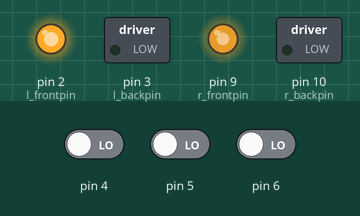
This sketch was run on a simulated Arduino Uno, built with avr-gcc and run on an emulated ATmega328P. Shown: switched loads named in the sketch (green lamp = pin HIGH), output pins drawn as LEDs (lit = HIGH). The test bench sets the inputs (shaded band); at power-on: pin 4 LOW, pin 6 LOW, pin 5 LOW.

Above: at 1.2 s.
1.3 s: pin 4 driven HIGH
At 2.5 s:
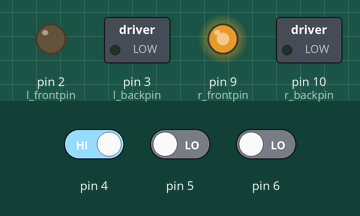
2.8 s: pin 4 driven LOW
At 3.8 s:
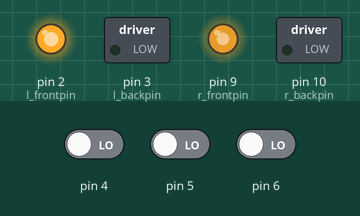
4.3 s: pin 6 driven HIGH
At 4.9 s:
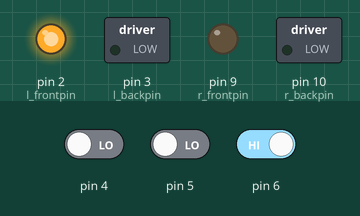
5.8 s: pin 6 driven LOW
At 7.2 s:
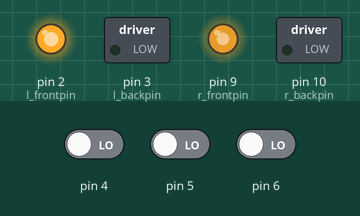
Timing chart, 0 to 8.3 s (numbered marks = the images above; inputs shaded):
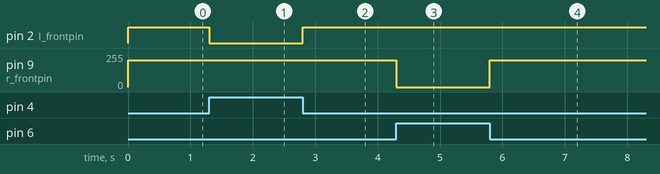

Measured:
- after the input at 1.3 s, pin 2 (l_frontpin): HIGH → LOW at once
- after the input at 2.8 s, pin 2 (l_frontpin): LOW → HIGH at once
- after the input at 4.3 s, pin 9 (r_frontpin): 200/255 → 0/255 at once
- after the input at 5.8 s, pin 9 (r_frontpin): 0/255 → 200/255 at once

The sketch:

mobile_robotics.ino
```cpp
int l_frontpin = 2;
int l_backpin = 3;
int r_frontpin = 9;
int r_backpin = 10;
int l_ir = 4;
int m_ir = 5;
int r_ir = 6;
int flag = 0;
int count = 0;
int l;
int m;
int r;
void setup() {
  // put your setup code here, to run once:
  pinMode(2, OUTPUT);
  pinMode(3, OUTPUT);
  pinMode(9, OUTPUT);
  pinMode(10, OUTPUT);
  pinMode(4, INPUT);
  pinMode(5, INPUT);
  pinMode(6, INPUT);

}

void loop() {
  // put your main code here, to run repeatedly:
  l = digitalRead(4);
  m = digitalRead(5);
  r = digitalRead(6);
  if(l == 1 && r == 1)
  {
    forward();
  }
  if( l == 0 && r == 1)
  {
    right();
  }
  if(l == 1 && r == 0)
  {
    left();
  }
  if( l == 0 && r == 0 && count == 0)
  {
    forward();
  }
  if( l == 0 && r == 0 && count == 1)
  {
    forward();
  }


}


void forward()
{
  analogWrite(2, 200);
  analogWrite(3, 0);
  analogWrite(9, 200);
  analogWrite(10, 0);
}
void backward()
{
  analogWrite(2, 0);
  analogWrite(3, 200);
  analogWrite(9, 0);
  analogWrite(10, 200);
}
void left()
{
  analogWrite(2, 0);
  analogWrite(3, 0);
  analogWrite(9, 200);
  analogWrite(10, 0);
}
void right()
{
  analogWrite(2, 200);
  analogWrite(3, 0);
  analogWrite(9, 0);
  analogWrite(10, 0);
}
void Uturn()
{
  analogWrite(2, 200);
  analogWrite(3, 0);
  analogWrite(9, 0);
  analogWrite(10, 200);
}
```
